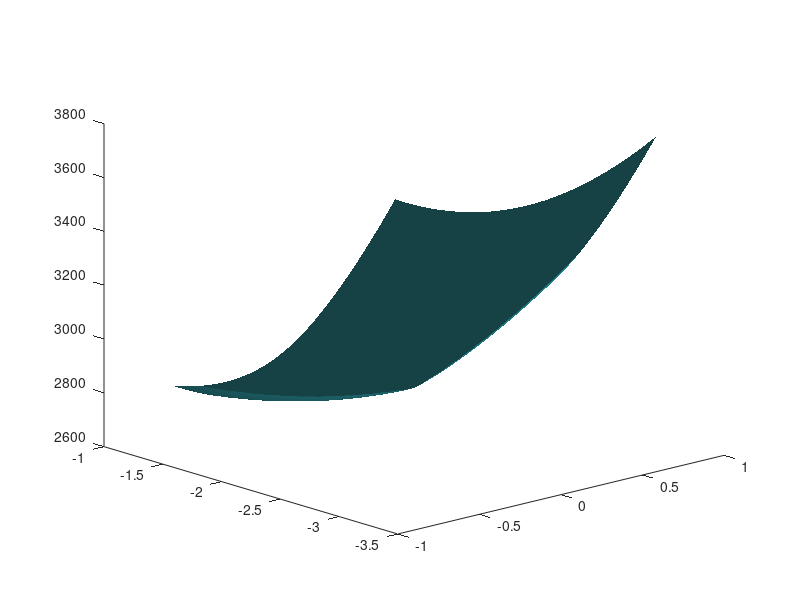

This figure's MATLAB source: (Note: this script raises an error after producing the figure.)
% Step-by-Step Simulation of the Vibrational Conical Intersection
% Based on Hamm & Stock, PRL 109, 173201 (2012)
clear; clc; close all;

%% STEP 1 & 4: Define System Parameters
% Bypassing the ab initio calculations of the raw cubic expansion 
% coefficients (fnm,j) and directly importing the derived parameters (Table I).
omega1  = 2800;     % HF OH stretch [cm^-1]
omega2  = 1650;     % HF ring mode [cm^-1]
Omega1  = 290;      % LF coupling mode freq [cm^-1]  (Table I)
Omega2  = 200;      % LF tuning mode freq [cm^-1]    (Table I)
lambda  = 200;      % Coupling constant [cm^-1]       (Table I)
kappa10 = 210;      % Tuning for |10> along Q2 [cm^-1] (Table I, sign places CI at Q2~-2.25)
kappa01 = -300;     % Tuning for |01> along Q2 [cm^-1] (Table I)
kappa00 = 0;

%% STEP 2: Define the Coordinate Grid
q1_range = linspace(-0.8, 0.8, 100);
q2_range = linspace(-3.2, -1.3, 100);
[Q1_grid, Q2_grid] = meshgrid(q1_range, q2_range);

% Pre-allocate arrays to store the resulting adiabatic surfaces
W_ground = zeros(size(Q1_grid)); % Corresponds to |00> adiabatic
W_minus  = zeros(size(Q1_grid)); % First excited state (Lower CI cone)
W_plus   = zeros(size(Q1_grid)); % Second excited state (Upper CI cone)

%% STEP 3 & 5: Assemble and Diagonalize the Diabatic Matrix (Eq. 3)
% We iterate over every point in our spatial grid to build the 3x3 matrix
for i = 1:size(Q1_grid, 1)
    for j = 1:size(Q1_grid, 2)
        
        Q1 = Q1_grid(i, j);
        Q2 = Q2_grid(i, j);
        
        % The harmonic potential energy of the LF modes (h0 term)
        % Note: We ignore the kinetic energy operator (P^2) here because 
        % we are calculating static potential energy surfaces, not dynamics.
        V_harm = (Omega1/2) * Q1^2 + (Omega2/2) * Q2^2;
        
        % Initialize the 3x3 Diabatic Matrix (H)
        H = zeros(3, 3);
        
        % Diagonal Elements (Energy of the states modulated by the tuning mode Q2)
        H(1,1) = V_harm + kappa00 * Q2;              % State |00>
        H(2,2) = V_harm + omega1 + kappa10 * Q2;     % State |10>
        H(3,3) = V_harm + omega2 + kappa01 * Q2;     % State |01>
        
        % Off-Diagonal Elements (Coupling between |10> and |01> modulated by Q1)
        H(2,3) = lambda * Q1;
        H(3,2) = lambda * Q1;
        
        % Numerical Diagonalization
        % This converts the diabatic matrix into the adiabatic representation
        eigenvalues = eig(H);
        
        % Sort eigenvalues to ensure consistent surface assignment
        eigenvalues = sort(eigenvalues);
        
        % Store the adiabatic energies for this (Q1, Q2) point
        W_ground(i,j) = eigenvalues(1);
        W_minus(i,j)  = eigenvalues(2);
        W_plus(i,j)   = eigenvalues(3);
        
    end
end

%% Plotting the Adiabatic Surfaces
fig = figure('Color', 'w', 'Position', [100, 100, 680, 560]);
hold on;

% Upper adiabatic surface only — deep teal
surf(Q1_grid, Q2_grid, W_plus, ...
    'FaceColor', [0.08 0.45 0.48], 'EdgeColor', 'none', 'FaceAlpha', 0.95);

view([-42 20]);
lighting gouraud;
camlight('left');
material([0.4 0.7 0.3 10]);

ax = gca;
ax.FontSize    = 15;
ax.FontName    = 'Helvetica';
ax.LineWidth   = 1.4;
ax.Box         = 'on';
ax.BoxStyle    = 'full';
ax.GridAlpha   = 0;
ax.XColor      = [0.15 0.15 0.15];
ax.YColor      = [0.15 0.15 0.15];
ax.ZColor      = [0.15 0.15 0.15];
ax.Color       = [0.97 0.97 0.97];

xlim([-0.8 0.8]);
ylim([-3.2 -1.3]);
zlim([2600 3400]);

set(ax, 'XTick', [], 'YTick', [], 'ZTick', []);

xlabel('Q_{coupling}', 'FontSize', 16, 'FontWeight', 'bold', 'FontName', 'Helvetica');
ylabel('Q_{tuning}',   'FontSize', 16, 'FontWeight', 'bold', 'FontName', 'Helvetica');
zlabel('Energy',       'FontSize', 16, 'FontWeight', 'bold', 'FontName', 'Helvetica');

hold off;
axtoolbar(ax, {});

%% Save
out_path = fullfile(fileparts(mfilename('fullpath')), 'CI_PES_OH_stretch.png');
exportgraphics(fig, out_path, 'Resolution', 300, 'BackgroundColor', 'white');
